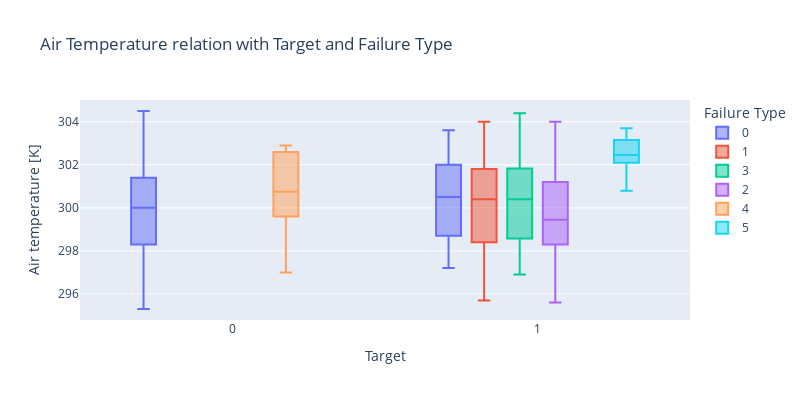
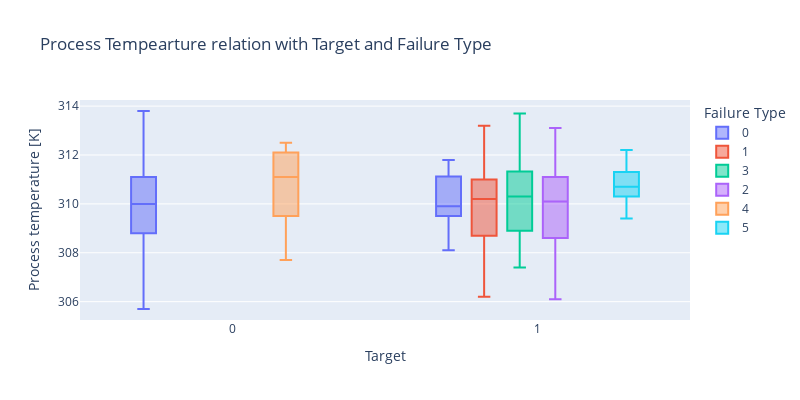
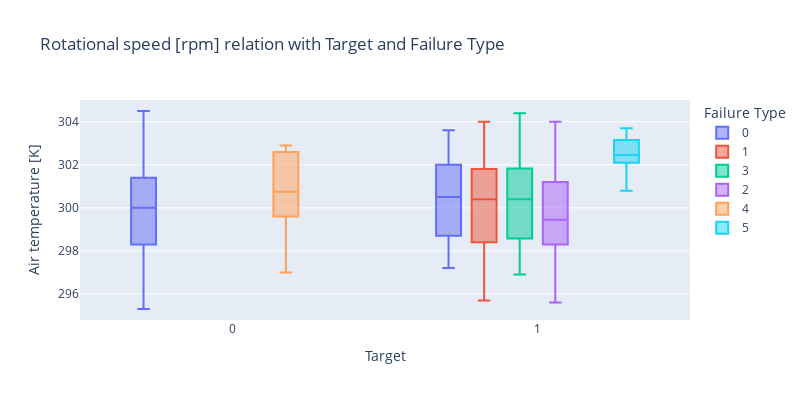
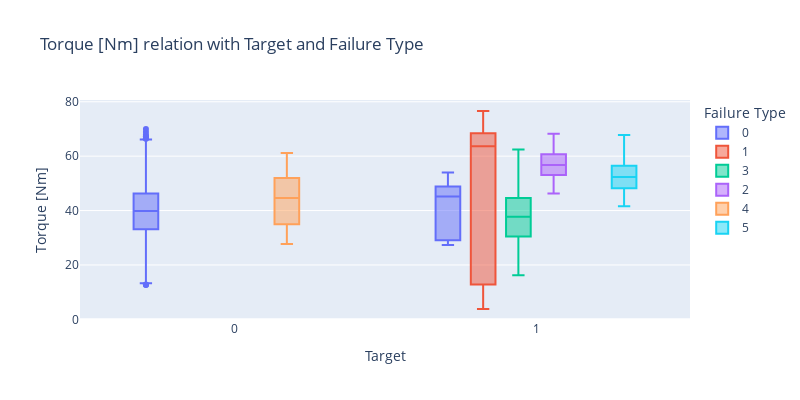

The code cell stored with these charts, in order, in its notebook:
### Markdown cell above
Next, Box plot are generated to observe the relationship between categorical features with the Target and Failure Type

### Code cell
"""
[BOX PLOT FOR NUMERIC FEATURES]
"""

# Air Temperature relation with Target/Failure Type
fig = px.box(df,
             y      =  "Air temperature [K]",
             x      =  "Target",
             title  =  "Air Temperature relation with Target and Failure Type",
             color  =  "Failure Type",
             width  =  800,
             height =  400)
fig.show()

# Process Tempearture relation with Target/Failure Type
fig = px.box(df,
             y      =  "Process temperature [K]",
             x      =  "Target",
             title  =  "Process Tempearture relation with Target and Failure Type",
             color  =  "Failure Type",
             width  =  800,
             height =  400)
fig.show()

# Rotational speed [rpm] relation with Target/Failure Type
fig = px.box(df,
             y      =  "Air temperature [K]",
             x      =  "Target",
             title  =  "Rotational speed [rpm] relation with Target and Failure Type",
             color  =  "Failure Type",
             width  =  800,
             height =  400)
fig.show()

# Torque [Nm] relation with Target/Failure Type
fig = px.box(df,
             y      =  "Torque [Nm]",
             x      =  "Target",
             title  =  "Torque [Nm] relation with Target and Failure Type",
             color  =  "Failure Type",
             width  =  800,
             height =  400)
fig.show()

# Tool wear [min] relation with Target/Failure Type
fig = px.box(df,
             y      =  "Tool wear [min]",
             x      =  "Target",
             title  =  "Tool wear [min] relation with Target and Failure Type",
             color  =  "Failure Type",
             width  =  800,
             height =  400)
fig.show()

### Figure 1 — Plotly figure (JSON) as saved in the notebook; plotly's stock layout.template omitted (floating-point values rounded to 4 significant figures; data arrays with more than 128 entries replaced by an {"elided": "..."} marker saying what was removed)
{"data": [{"alignmentgroup": "True", "hovertemplate": "Failure Type=0<br>Target=%{x}<br>Air temperature [K]=%{y}<extra></extra>", "legendgroup": "0", "marker": {"color": "#636efa"}, "name": "0", "notched": false, "offsetgroup": "0", "orientation": "v", "showlegend": true, "type": "box", "x": {"elided": "9652 int values"}, "x0": " ", "xaxis": "x", "y": {"elided": "9652 float values"}, "y0": " ", "yaxis": "y"}, {"alignmentgroup": "True", "hovertemplate": "Failure Type=1<br>Target=%{x}<br>Air temperature [K]=%{y}<extra></extra>", "legendgroup": "1", "marker": {"color": "#EF553B"}, "name": "1", "notched": false, "offsetgroup": "1", "orientation": "v", "showlegend": true, "type": "box", "x": [1, 1, 1, 1, 1, 1, 1, 1, 1, 1, 1, 1, 1, 1, 1, 1, 1, 1, 1, 1, 1, 1, 1, 1, 1, 1, 1, 1, 1, 1, 1, 1, 1, 1, 1, 1, 1, 1, 1, 1, 1, 1, 1, 1, 1, 1, 1, 1, 1, 1, 1, 1, 1, 1, 1, 1, 1, 1, 1, 1, 1, 1, 1, 1, 1, 1, 1, 1, 1, 1, 1, 1, 1, 1, 1, 1, 1, 1, 1, 1, 1, 1, 1, 1, 1, 1, 1, 1, 1, 1, 1, 1, 1, 1, 1], "x0": " ", "xaxis": "x", "y": [298.9, 298.9, 298.4, 298.2, 298.4, 298.1, 297.5, 297.4, 297.4, 297.9, 296.4, 295.8, 295.7, 296.3, 296.9, 296.6, 296.7, 297, 298.4, 298.8, 298.9, 298, 298, 298.3, 298.2, 298.1, 298.5, 299.3, 299.5, 299.4, 298.9, 299.2, 299.1, 300.6, 300.5, 300.4, 301.5, 301.5, 301.8, 302.4, 302.7, 302.6, 302.3, 302.1, 301.9, 301.9, 302.6, 301.8, 301.8, 301.7, 302, 302.6, 302.6, 303.7, 303.4, 303.5, 303.8, 303.6, 304, 303.4, 302.8, 302.6, 303, 303.1, 302.4, 300.7, 300.7, 301.1, 300.8, 301.1, 301.4, 301.6, 301.5, 301.1, 300.8, 300.7, 300.5, 300.7, 299.9, 300.1, 300.3, 300.2, 300.4, 300.8, 301, 299, 298.7, 298.5, 297.5, 297.3, 297.2, 297.8, 299, 298.5, 298.6], "y0": " ", "yaxis": "y"}, {"alignmentgroup": "True", "hovertemplate": "Failure Type=3<br>Target=%{x}<br>Air temperature [K]=%{y}<extra></extra>", "legendgroup": "3", "marker": {"color": "#00cc96"}, "name": "3", "notched": false, "offsetgroup": "3", "orientation": "v", "showlegend": true, "type": "box", "x": [1, 1, 1, 1, 1, 1, 1, 1, 1, 1, 1, 1, 1, 1, 1, 1, 1, 1, 1, 1, 1, 1, 1, 1, 1, 1, 1, 1, 1, 1, 1, 1, 1, 1, 1, 1, 1, 1, 1, 1, 1, 1, 1, 1, 1], "x0": " ", "xaxis": "x", "y": [298.8, 296.9, 298, 297.9, 298.2, 298.4, 299.6, 299.3, 299.7, 300.6, 300.7, 301.9, 301.7, 302.2, 302.6, 302, 302.3, 301.8, 302.7, 303.3, 303.4, 304.4, 303.9, 302.6, 300.4, 300.8, 301, 300.5, 300.3, 301.7, 300.6, 300, 300.5, 300.7, 300.3, 300.4, 299.2, 298.5, 297.4, 297.1, 297.4, 297.3, 297.8, 299.6, 298.6], "y0": " ", "yaxis": "y"}, {"alignmentgroup": "True", "hovertemplate": "Failure Type=2<br>Target=%{x}<br>Air temperature [K]=%{y}<extra></extra>", "legendgroup": "2", "marker": {"color": "#ab63fa"}, "name": "2", "notched": false, "offsetgroup": "2", "orientation": "v", "showlegend": true, "type": "box", "x": [1, 1, 1, 1, 1, 1, 1, 1, 1, 1, 1, 1, 1, 1, 1, 1, 1, 1, 1, 1, 1, 1, 1, 1, 1, 1, 1, 1, 1, 1, 1, 1, 1, 1, 1, 1, 1, 1, 1, 1, 1, 1, 1, 1, 1, 1, 1, 1, 1, 1, 1, 1, 1, 1, 1, 1, 1, 1, 1, 1, 1, 1, 1, 1, 1, 1, 1, 1, 1, 1, 1, 1, 1, 1, 1, 1, 1, 1], "x0": " ", "xaxis": "x", "y": [298.4, 298.3, 298, 298, 298, 297.7, 297.6, 296.8, 295.6, 297, 297, 296.9, 297, 299, 299, 298.7, 298.2, 298, 297.8, 299.5, 299.3, 299.2, 299.1, 299.2, 299.2, 299.8, 300.5, 300.5, 301.3, 301.4, 301.6, 302, 302, 302.6, 302.1, 302, 301.9, 303.4, 303.7, 303.8, 304, 303.8, 302.8, 302.7, 302.7, 302.3, 300.8, 301, 301, 301, 300.8, 301.6, 301.2, 300.3, 300.6, 300.5, 300.5, 300.7, 300.5, 300.4, 300.7, 300.7, 299.6, 299.4, 298.7, 297.4, 297.2, 297.3, 298.1, 299.1, 299, 299.1, 298.9, 299.1, 299.1, 299.2, 298.5, 298.3], "y0": " ", "yaxis": "y"}, {"alignmentgroup": "True", "hovertemplate": "Failure Type=4<br>Target=%{x}<br>Air temperature [K]=%{y}<extra></extra>", "legendgroup": "4", "marker": {"color": "#FFA15A"}, "name": "4", "notched": false, "offsetgroup": "4", "orientation": "v", "showlegend": true, "type": "box", "x": [0, 0, 0, 0, 0, 0, 0, 0, 0, 0, 0, 0, 0, 0, 0, 0, 0, 0], "x0": " ", "xaxis": "x", "y": [297, 298.6, 298.4, 299.6, 299.3, 300.1, 301.6, 302.7, 302.6, 302.9, 302.8, 302.5, 302.6, 300.9, 300.8, 300.7, 300.3, 300.4], "y0": " ", "yaxis": "y"}, {"alignmentgroup": "True", "hovertemplate": "Failure Type=5<br>Target=%{x}<br>Air temperature [K]=%{y}<extra></extra>", "legendgroup": "5", "marker": {"color": "#19d3f3"}, "name": "5", "notched": false, "offsetgroup": "5", "orientation": "v", "showlegend": true, "type": "box", "x": [1, 1, 1, 1, 1, 1, 1, 1, 1, 1, 1, 1, 1, 1, 1, 1, 1, 1, 1, 1, 1, 1, 1, 1, 1, 1, 1, 1, 1, 1, 1, 1, 1, 1, 1, 1, 1, 1, 1, 1, 1, 1, 1, 1, 1, 1, 1, 1, 1, 1, 1, 1, 1, 1, 1, 1, 1, 1, 1, 1, 1, 1, 1, 1, 1, 1, 1, 1, 1, 1, 1, 1, 1, 1, 1, 1, 1, 1, 1, 1, 1, 1, 1, 1, 1, 1, 1, 1, 1, 1, 1, 1, 1, 1, 1, 1, 1, 1, 1, 1, 1, 1, 1, 1, 1, 1, 1, 1, 1, 1, 1, 1], "x0": " ", "xaxis": "x", "y": [300.8, 302.3, 302.3, 302.3, 302.3, 302.1, 302.3, 302.1, 302, 302, 301.9, 301.9, 302.1, 302.1, 302.1, 301.9, 301.7, 301.7, 301.9, 302, 302, 302, 302.2, 302.2, 302.2, 302.4, 302.4, 302.2, 302.2, 302.1, 302.1, 302.6, 302.5, 302.5, 302.6, 302.7, 302.6, 302, 301.9, 301.8, 301.7, 301.4, 301.8, 301.6, 301.6, 302, 302.1, 302, 301.7, 302.1, 302.2, 302.3, 302.4, 302.5, 302.4, 302.6, 302.4, 302.3, 302.5, 302.4, 302.4, 302.7, 302.7, 302.7, 302.6, 302.5, 302.4, 302.4, 302.4, 302.4, 302.5, 302.7, 302.7, 302.7, 302.8, 303, 303, 303, 303, 303, 303, 303.1, 303, 302.9, 303.2, 303.2, 303.2, 303.3, 303.4, 303.3, 303.6, 303.3, 303.4, 303.4, 303.4, 303.4, 303.3, 303.2, 303.2, 303.2, 303.4, 303.5, 303.7, 303.6, 303.5, 303.6, 303.5, 303.4, 303.3, 303.4, 303.4, 303.7], "y0": " ", "yaxis": "y"}], "layout": {"boxmode": "group", "height": 400, "legend": {"title": {"text": "Failure Type"}, "tracegroupgap": 0}, "title": {"text": "Air Temperature relation with Target and Failure Type"}, "width": 800, "xaxis": {"anchor": "y", "domain": [0, 1], "title": {"text": "Target"}}, "yaxis": {"anchor": "x", "domain": [0, 1], "title": {"text": "Air temperature [K]"}}}}

### Figure 2 — Plotly figure (JSON) as saved in the notebook; plotly's stock layout.template omitted (floating-point values rounded to 4 significant figures; data arrays with more than 128 entries replaced by an {"elided": "..."} marker saying what was removed)
{"data": [{"alignmentgroup": "True", "hovertemplate": "Failure Type=0<br>Target=%{x}<br>Process temperature [K]=%{y}<extra></extra>", "legendgroup": "0", "marker": {"color": "#636efa"}, "name": "0", "notched": false, "offsetgroup": "0", "orientation": "v", "showlegend": true, "type": "box", "x": {"elided": "9652 int values"}, "x0": " ", "xaxis": "x", "y": {"elided": "9652 float values"}, "y0": " ", "yaxis": "y"}, {"alignmentgroup": "True", "hovertemplate": "Failure Type=1<br>Target=%{x}<br>Process temperature [K]=%{y}<extra></extra>", "legendgroup": "1", "marker": {"color": "#EF553B"}, "name": "1", "notched": false, "offsetgroup": "1", "orientation": "v", "showlegend": true, "type": "box", "x": [1, 1, 1, 1, 1, 1, 1, 1, 1, 1, 1, 1, 1, 1, 1, 1, 1, 1, 1, 1, 1, 1, 1, 1, 1, 1, 1, 1, 1, 1, 1, 1, 1, 1, 1, 1, 1, 1, 1, 1, 1, 1, 1, 1, 1, 1, 1, 1, 1, 1, 1, 1, 1, 1, 1, 1, 1, 1, 1, 1, 1, 1, 1, 1, 1, 1, 1, 1, 1, 1, 1, 1, 1, 1, 1, 1, 1, 1, 1, 1, 1, 1, 1, 1, 1, 1, 1, 1, 1, 1, 1, 1, 1, 1, 1], "x0": " ", "xaxis": "x", "y": [309.1, 309, 308.3, 308.5, 308.7, 308.2, 308.3, 308.5, 308.7, 309.8, 307.4, 306.3, 306.2, 307.2, 307.5, 307.7, 307.8, 307.9, 309.5, 310.1, 310.2, 308.7, 308.7, 308, 307.9, 307.7, 308.2, 308.9, 308.7, 308.7, 308.2, 308.6, 308.8, 309.4, 309.8, 309.9, 310.9, 310.4, 310.6, 311, 311.6, 311.5, 311.4, 311.2, 311, 310.6, 311, 310.1, 310.2, 309.8, 309.7, 310.4, 310.2, 312, 312.2, 312.4, 313.1, 312.8, 313.2, 312.6, 312.3, 312.1, 312.2, 312.4, 311.9, 310.2, 310.9, 310.9, 310.1, 310.4, 310.7, 310.6, 310.7, 310.7, 311.4, 311.1, 310.5, 310.4, 310.2, 311.3, 311.2, 311, 311.6, 312.4, 312.2, 310.3, 310.1, 309.7, 308.1, 308.3, 307.9, 309, 310.2, 309.5, 308.2], "y0": " ", "yaxis": "y"}, {"alignmentgroup": "True", "hovertemplate": "Failure Type=3<br>Target=%{x}<br>Process temperature [K]=%{y}<extra></extra>", "legendgroup": "3", "marker": {"color": "#00cc96"}, "name": "3", "notched": false, "offsetgroup": "3", "orientation": "v", "showlegend": true, "type": "box", "x": [1, 1, 1, 1, 1, 1, 1, 1, 1, 1, 1, 1, 1, 1, 1, 1, 1, 1, 1, 1, 1, 1, 1, 1, 1, 1, 1, 1, 1, 1, 1, 1, 1, 1, 1, 1, 1, 1, 1, 1, 1, 1, 1, 1, 1], "x0": " ", "xaxis": "x", "y": [308.9, 307.8, 308.5, 307.4, 307.6, 308, 309.2, 308.4, 309.3, 309.4, 309.6, 310.9, 310.9, 311.3, 311.5, 310.8, 310.9, 309.7, 310.5, 311.4, 312, 313.7, 313.2, 312.3, 310.2, 310.6, 310.6, 309.9, 309.9, 311, 310.3, 311.4, 311.8, 311.7, 311.7, 311.8, 310.7, 309.5, 308.3, 308.5, 308.8, 308.1, 308.9, 310.7, 309.8], "y0": " ", "yaxis": "y"}, {"alignmentgroup": "True", "hovertemplate": "Failure Type=2<br>Target=%{x}<br>Process temperature [K]=%{y}<extra></extra>", "legendgroup": "2", "marker": {"color": "#ab63fa"}, "name": "2", "notched": false, "offsetgroup": "2", "orientation": "v", "showlegend": true, "type": "box", "x": [1, 1, 1, 1, 1, 1, 1, 1, 1, 1, 1, 1, 1, 1, 1, 1, 1, 1, 1, 1, 1, 1, 1, 1, 1, 1, 1, 1, 1, 1, 1, 1, 1, 1, 1, 1, 1, 1, 1, 1, 1, 1, 1, 1, 1, 1, 1, 1, 1, 1, 1, 1, 1, 1, 1, 1, 1, 1, 1, 1, 1, 1, 1, 1, 1, 1, 1, 1, 1, 1, 1, 1, 1, 1, 1, 1, 1, 1], "x0": " ", "xaxis": "x", "y": [308.2, 308.1, 308.2, 308.3, 308.3, 308.5, 309.6, 308.1, 306.1, 307.8, 307.8, 307.8, 308.1, 310.4, 310.4, 309.8, 308.4, 308.2, 307.3, 309.4, 308.6, 308.5, 308.8, 309, 309.1, 309.3, 309.3, 309.8, 310.1, 310.8, 310.8, 310.9, 311.2, 311.6, 311, 310.8, 310.5, 311.8, 312.7, 313.1, 312.9, 313, 312.4, 312.4, 312.2, 311.8, 310.7, 311.1, 311, 310.5, 309.9, 310.7, 311.6, 310.3, 311.9, 311.1, 311.2, 311.8, 311.8, 311.8, 311.9, 311.9, 310.9, 310.8, 309.8, 308.4, 308.1, 308.2, 308.6, 309.8, 309.9, 310, 309.8, 310.1, 310.2, 310.3, 309.4, 309.3], "y0": " ", "yaxis": "y"}, {"alignmentgroup": "True", "hovertemplate": "Failure Type=4<br>Target=%{x}<br>Process temperature [K]=%{y}<extra></extra>", "legendgroup": "4", "marker": {"color": "#FFA15A"}, "name": "4", "notched": false, "offsetgroup": "4", "orientation": "v", "showlegend": true, "type": "box", "x": [0, 0, 0, 0, 0, 0, 0, 0, 0, 0, 0, 0, 0, 0, 0, 0, 0, 0], "x0": " ", "xaxis": "x", "y": [308.3, 309.8, 307.7, 309.5, 309, 309.2, 310.5, 312.3, 312.1, 312.5, 312.2, 311.9, 312.1, 310.7, 311.2, 311, 311.7, 311.9], "y0": " ", "yaxis": "y"}, {"alignmentgroup": "True", "hovertemplate": "Failure Type=5<br>Target=%{x}<br>Process temperature [K]=%{y}<extra></extra>", "legendgroup": "5", "marker": {"color": "#19d3f3"}, "name": "5", "notched": false, "offsetgroup": "5", "orientation": "v", "showlegend": true, "type": "box", "x": [1, 1, 1, 1, 1, 1, 1, 1, 1, 1, 1, 1, 1, 1, 1, 1, 1, 1, 1, 1, 1, 1, 1, 1, 1, 1, 1, 1, 1, 1, 1, 1, 1, 1, 1, 1, 1, 1, 1, 1, 1, 1, 1, 1, 1, 1, 1, 1, 1, 1, 1, 1, 1, 1, 1, 1, 1, 1, 1, 1, 1, 1, 1, 1, 1, 1, 1, 1, 1, 1, 1, 1, 1, 1, 1, 1, 1, 1, 1, 1, 1, 1, 1, 1, 1, 1, 1, 1, 1, 1, 1, 1, 1, 1, 1, 1, 1, 1, 1, 1, 1, 1, 1, 1, 1, 1, 1, 1, 1, 1, 1, 1], "x0": " ", "xaxis": "x", "y": [309.4, 310.9, 310.8, 310.9, 310.9, 310.6, 310.9, 310.7, 310.4, 310.4, 310.4, 310.4, 310.7, 310.7, 310.7, 310.4, 310.2, 310.2, 310.4, 310.4, 310.5, 310.5, 310.6, 310.6, 310.6, 310.9, 310.7, 310.6, 310.6, 310.7, 310.7, 311, 310.9, 310.9, 311, 311.1, 310.9, 310.1, 309.9, 309.9, 309.9, 309.9, 310.3, 310.1, 310.1, 309.8, 310.1, 309.9, 309.5, 310, 310.1, 310.1, 310.2, 310.3, 310.1, 310.2, 310.1, 310.1, 310.2, 310.3, 310.3, 310.5, 310.5, 310.4, 310.4, 310.2, 310.2, 310.5, 310.3, 310.2, 310.4, 310.6, 310.7, 310.8, 310.9, 311.2, 311.2, 311, 311.1, 311.3, 311.3, 311.3, 311.2, 311.2, 311.4, 311.4, 311.4, 311.3, 311.4, 311.5, 311.8, 311.6, 311.7, 311.8, 311.8, 311.8, 311.6, 311.5, 311.4, 311.2, 311.7, 311.6, 311.9, 312, 311.9, 312.2, 312, 311.9, 311.8, 311.9, 311.8, 312.1], "y0": " ", "yaxis": "y"}], "layout": {"boxmode": "group", "height": 400, "legend": {"title": {"text": "Failure Type"}, "tracegroupgap": 0}, "title": {"text": "Process Tempearture relation with Target and Failure Type"}, "width": 800, "xaxis": {"anchor": "y", "domain": [0, 1], "title": {"text": "Target"}}, "yaxis": {"anchor": "x", "domain": [0, 1], "title": {"text": "Process temperature [K]"}}}}

### Figure 3 — Plotly figure (JSON) as saved in the notebook; plotly's stock layout.template omitted (floating-point values rounded to 4 significant figures; data arrays with more than 128 entries replaced by an {"elided": "..."} marker saying what was removed)
{"data": [{"alignmentgroup": "True", "hovertemplate": "Failure Type=0<br>Target=%{x}<br>Air temperature [K]=%{y}<extra></extra>", "legendgroup": "0", "marker": {"color": "#636efa"}, "name": "0", "notched": false, "offsetgroup": "0", "orientation": "v", "showlegend": true, "type": "box", "x": {"elided": "9652 int values"}, "x0": " ", "xaxis": "x", "y": {"elided": "9652 float values"}, "y0": " ", "yaxis": "y"}, {"alignmentgroup": "True", "hovertemplate": "Failure Type=1<br>Target=%{x}<br>Air temperature [K]=%{y}<extra></extra>", "legendgroup": "1", "marker": {"color": "#EF553B"}, "name": "1", "notched": false, "offsetgroup": "1", "orientation": "v", "showlegend": true, "type": "box", "x": [1, 1, 1, 1, 1, 1, 1, 1, 1, 1, 1, 1, 1, 1, 1, 1, 1, 1, 1, 1, 1, 1, 1, 1, 1, 1, 1, 1, 1, 1, 1, 1, 1, 1, 1, 1, 1, 1, 1, 1, 1, 1, 1, 1, 1, 1, 1, 1, 1, 1, 1, 1, 1, 1, 1, 1, 1, 1, 1, 1, 1, 1, 1, 1, 1, 1, 1, 1, 1, 1, 1, 1, 1, 1, 1, 1, 1, 1, 1, 1, 1, 1, 1, 1, 1, 1, 1, 1, 1, 1, 1, 1, 1, 1, 1], "x0": " ", "xaxis": "x", "y": [298.9, 298.9, 298.4, 298.2, 298.4, 298.1, 297.5, 297.4, 297.4, 297.9, 296.4, 295.8, 295.7, 296.3, 296.9, 296.6, 296.7, 297, 298.4, 298.8, 298.9, 298, 298, 298.3, 298.2, 298.1, 298.5, 299.3, 299.5, 299.4, 298.9, 299.2, 299.1, 300.6, 300.5, 300.4, 301.5, 301.5, 301.8, 302.4, 302.7, 302.6, 302.3, 302.1, 301.9, 301.9, 302.6, 301.8, 301.8, 301.7, 302, 302.6, 302.6, 303.7, 303.4, 303.5, 303.8, 303.6, 304, 303.4, 302.8, 302.6, 303, 303.1, 302.4, 300.7, 300.7, 301.1, 300.8, 301.1, 301.4, 301.6, 301.5, 301.1, 300.8, 300.7, 300.5, 300.7, 299.9, 300.1, 300.3, 300.2, 300.4, 300.8, 301, 299, 298.7, 298.5, 297.5, 297.3, 297.2, 297.8, 299, 298.5, 298.6], "y0": " ", "yaxis": "y"}, {"alignmentgroup": "True", "hovertemplate": "Failure Type=3<br>Target=%{x}<br>Air temperature [K]=%{y}<extra></extra>", "legendgroup": "3", "marker": {"color": "#00cc96"}, "name": "3", "notched": false, "offsetgroup": "3", "orientation": "v", "showlegend": true, "type": "box", "x": [1, 1, 1, 1, 1, 1, 1, 1, 1, 1, 1, 1, 1, 1, 1, 1, 1, 1, 1, 1, 1, 1, 1, 1, 1, 1, 1, 1, 1, 1, 1, 1, 1, 1, 1, 1, 1, 1, 1, 1, 1, 1, 1, 1, 1], "x0": " ", "xaxis": "x", "y": [298.8, 296.9, 298, 297.9, 298.2, 298.4, 299.6, 299.3, 299.7, 300.6, 300.7, 301.9, 301.7, 302.2, 302.6, 302, 302.3, 301.8, 302.7, 303.3, 303.4, 304.4, 303.9, 302.6, 300.4, 300.8, 301, 300.5, 300.3, 301.7, 300.6, 300, 300.5, 300.7, 300.3, 300.4, 299.2, 298.5, 297.4, 297.1, 297.4, 297.3, 297.8, 299.6, 298.6], "y0": " ", "yaxis": "y"}, {"alignmentgroup": "True", "hovertemplate": "Failure Type=2<br>Target=%{x}<br>Air temperature [K]=%{y}<extra></extra>", "legendgroup": "2", "marker": {"color": "#ab63fa"}, "name": "2", "notched": false, "offsetgroup": "2", "orientation": "v", "showlegend": true, "type": "box", "x": [1, 1, 1, 1, 1, 1, 1, 1, 1, 1, 1, 1, 1, 1, 1, 1, 1, 1, 1, 1, 1, 1, 1, 1, 1, 1, 1, 1, 1, 1, 1, 1, 1, 1, 1, 1, 1, 1, 1, 1, 1, 1, 1, 1, 1, 1, 1, 1, 1, 1, 1, 1, 1, 1, 1, 1, 1, 1, 1, 1, 1, 1, 1, 1, 1, 1, 1, 1, 1, 1, 1, 1, 1, 1, 1, 1, 1, 1], "x0": " ", "xaxis": "x", "y": [298.4, 298.3, 298, 298, 298, 297.7, 297.6, 296.8, 295.6, 297, 297, 296.9, 297, 299, 299, 298.7, 298.2, 298, 297.8, 299.5, 299.3, 299.2, 299.1, 299.2, 299.2, 299.8, 300.5, 300.5, 301.3, 301.4, 301.6, 302, 302, 302.6, 302.1, 302, 301.9, 303.4, 303.7, 303.8, 304, 303.8, 302.8, 302.7, 302.7, 302.3, 300.8, 301, 301, 301, 300.8, 301.6, 301.2, 300.3, 300.6, 300.5, 300.5, 300.7, 300.5, 300.4, 300.7, 300.7, 299.6, 299.4, 298.7, 297.4, 297.2, 297.3, 298.1, 299.1, 299, 299.1, 298.9, 299.1, 299.1, 299.2, 298.5, 298.3], "y0": " ", "yaxis": "y"}, {"alignmentgroup": "True", "hovertemplate": "Failure Type=4<br>Target=%{x}<br>Air temperature [K]=%{y}<extra></extra>", "legendgroup": "4", "marker": {"color": "#FFA15A"}, "name": "4", "notched": false, "offsetgroup": "4", "orientation": "v", "showlegend": true, "type": "box", "x": [0, 0, 0, 0, 0, 0, 0, 0, 0, 0, 0, 0, 0, 0, 0, 0, 0, 0], "x0": " ", "xaxis": "x", "y": [297, 298.6, 298.4, 299.6, 299.3, 300.1, 301.6, 302.7, 302.6, 302.9, 302.8, 302.5, 302.6, 300.9, 300.8, 300.7, 300.3, 300.4], "y0": " ", "yaxis": "y"}, {"alignmentgroup": "True", "hovertemplate": "Failure Type=5<br>Target=%{x}<br>Air temperature [K]=%{y}<extra></extra>", "legendgroup": "5", "marker": {"color": "#19d3f3"}, "name": "5", "notched": false, "offsetgroup": "5", "orientation": "v", "showlegend": true, "type": "box", "x": [1, 1, 1, 1, 1, 1, 1, 1, 1, 1, 1, 1, 1, 1, 1, 1, 1, 1, 1, 1, 1, 1, 1, 1, 1, 1, 1, 1, 1, 1, 1, 1, 1, 1, 1, 1, 1, 1, 1, 1, 1, 1, 1, 1, 1, 1, 1, 1, 1, 1, 1, 1, 1, 1, 1, 1, 1, 1, 1, 1, 1, 1, 1, 1, 1, 1, 1, 1, 1, 1, 1, 1, 1, 1, 1, 1, 1, 1, 1, 1, 1, 1, 1, 1, 1, 1, 1, 1, 1, 1, 1, 1, 1, 1, 1, 1, 1, 1, 1, 1, 1, 1, 1, 1, 1, 1, 1, 1, 1, 1, 1, 1], "x0": " ", "xaxis": "x", "y": [300.8, 302.3, 302.3, 302.3, 302.3, 302.1, 302.3, 302.1, 302, 302, 301.9, 301.9, 302.1, 302.1, 302.1, 301.9, 301.7, 301.7, 301.9, 302, 302, 302, 302.2, 302.2, 302.2, 302.4, 302.4, 302.2, 302.2, 302.1, 302.1, 302.6, 302.5, 302.5, 302.6, 302.7, 302.6, 302, 301.9, 301.8, 301.7, 301.4, 301.8, 301.6, 301.6, 302, 302.1, 302, 301.7, 302.1, 302.2, 302.3, 302.4, 302.5, 302.4, 302.6, 302.4, 302.3, 302.5, 302.4, 302.4, 302.7, 302.7, 302.7, 302.6, 302.5, 302.4, 302.4, 302.4, 302.4, 302.5, 302.7, 302.7, 302.7, 302.8, 303, 303, 303, 303, 303, 303, 303.1, 303, 302.9, 303.2, 303.2, 303.2, 303.3, 303.4, 303.3, 303.6, 303.3, 303.4, 303.4, 303.4, 303.4, 303.3, 303.2, 303.2, 303.2, 303.4, 303.5, 303.7, 303.6, 303.5, 303.6, 303.5, 303.4, 303.3, 303.4, 303.4, 303.7], "y0": " ", "yaxis": "y"}], "layout": {"boxmode": "group", "height": 400, "legend": {"title": {"text": "Failure Type"}, "tracegroupgap": 0}, "title": {"text": "Rotational speed [rpm] relation with Target and Failure Type"}, "width": 800, "xaxis": {"anchor": "y", "domain": [0, 1], "title": {"text": "Target"}}, "yaxis": {"anchor": "x", "domain": [0, 1], "title": {"text": "Air temperature [K]"}}}}

### Figure 4 — Plotly figure (JSON) as saved in the notebook; plotly's stock layout.template omitted (floating-point values rounded to 4 significant figures; data arrays with more than 128 entries replaced by an {"elided": "..."} marker saying what was removed)
{"data": [{"alignmentgroup": "True", "hovertemplate": "Failure Type=0<br>Target=%{x}<br>Torque [Nm]=%{y}<extra></extra>", "legendgroup": "0", "marker": {"color": "#636efa"}, "name": "0", "notched": false, "offsetgroup": "0", "orientation": "v", "showlegend": true, "type": "box", "x": {"elided": "9652 int values"}, "x0": " ", "xaxis": "x", "y": {"elided": "9652 float values"}, "y0": " ", "yaxis": "y"}, {"alignmentgroup": "True", "hovertemplate": "Failure Type=1<br>Target=%{x}<br>Torque [Nm]=%{y}<extra></extra>", "legendgroup": "1", "marker": {"color": "#EF553B"}, "name": "1", "notched": false, "offsetgroup": "1", "orientation": "v", "showlegend": true, "type": "box", "x": [1, 1, 1, 1, 1, 1, 1, 1, 1, 1, 1, 1, 1, 1, 1, 1, 1, 1, 1, 1, 1, 1, 1, 1, 1, 1, 1, 1, 1, 1, 1, 1, 1, 1, 1, 1, 1, 1, 1, 1, 1, 1, 1, 1, 1, 1, 1, 1, 1, 1, 1, 1, 1, 1, 1, 1, 1, 1, 1, 1, 1, 1, 1, 1, 1, 1, 1, 1, 1, 1, 1, 1, 1, 1, 1, 1, 1, 1, 1, 1, 1, 1, 1, 1, 1, 1, 1, 1, 1, 1, 1, 1, 1, 1, 1], "x0": " ", "xaxis": "x", "y": [4.6, 65.7, 62.3, 10.7, 60.7, 63.9, 12.8, 61.5, 4.2, 71.6, 5.6, 76.2, 14.6, 68.3, 9.3, 62.3, 69, 69.1, 15.3, 74.5, 8.8, 58.5, 69.4, 3.8, 67.3, 12.8, 66.3, 69.4, 13, 62.9, 63.6, 68.2, 67.5, 63.2, 72.8, 12.8, 8, 12, 11.8, 67.6, 9.7, 59.8, 66.7, 59.2, 12.1, 68.6, 68, 13.9, 5.8, 68.2, 62.7, 66.8, 10.8, 11.4, 69.4, 70.6, 13, 11.4, 68.6, 9.8, 70.5, 68.5, 71.3, 61.5, 70, 65.3, 65.3, 67.9, 61.2, 73.6, 63.7, 65.8, 65.6, 12.2, 67.2, 13.4, 12.2, 61.8, 69.6, 12.5, 65.2, 71.8, 76.6, 59.1, 9.7, 68.6, 69.7, 12.1, 72, 59.6, 75.4, 64.2, 62.5, 66.7, 68.2], "y0": " ", "yaxis": "y"}, {"alignmentgroup": "True", "hovertemplate": "Failure Type=3<br>Target=%{x}<br>Torque [Nm]=%{y}<extra></extra>", "legendgroup": "3", "marker": {"color": "#00cc96"}, "name": "3", "notched": false, "offsetgroup": "3", "orientation": "v", "showlegend": true, "type": "box", "x": [1, 1, 1, 1, 1, 1, 1, 1, 1, 1, 1, 1, 1, 1, 1, 1, 1, 1, 1, 1, 1, 1, 1, 1, 1, 1, 1, 1, 1, 1, 1, 1, 1, 1, 1, 1, 1, 1, 1, 1, 1, 1, 1, 1, 1], "x0": " ", "xaxis": "x", "y": [41.3, 35.8, 37.7, 36.1, 31, 38.2, 23.4, 37.5, 41.9, 47.6, 19.8, 39, 46.4, 37.3, 34.4, 29, 30.4, 45.3, 40.9, 46, 35.9, 35, 48, 54.8, 30.5, 37.9, 37.8, 45.9, 46.7, 44.3, 30.5, 29, 38.9, 18.9, 47.9, 33.1, 27, 46.3, 40.5, 44.4, 62.4, 35.4, 25.6, 23.3, 16.2], "y0": " ", "yaxis": "y"}, {"alignmentgroup": "True", "hovertemplate": "Failure Type=2<br>Target=%{x}<br>Torque [Nm]=%{y}<extra></extra>", "legendgroup": "2", "marker": {"color": "#ab63fa"}, "name": "2", "notched": false, "offsetgroup": "2", "orientation": "v", "showlegend": true, "type": "box", "x": [1, 1, 1, 1, 1, 1, 1, 1, 1, 1, 1, 1, 1, 1, 1, 1, 1, 1, 1, 1, 1, 1, 1, 1, 1, 1, 1, 1, 1, 1, 1, 1, 1, 1, 1, 1, 1, 1, 1, 1, 1, 1, 1, 1, 1, 1, 1, 1, 1, 1, 1, 1, 1, 1, 1, 1, 1, 1, 1, 1, 1, 1, 1, 1, 1, 1, 1, 1, 1, 1, 1, 1, 1, 1, 1, 1, 1, 1], "x0": " ", "xaxis": "x", "y": [60.7, 52.3, 58.8, 56.8, 56.2, 56.7, 49.8, 62, 55.6, 56.4, 61.2, 57.1, 52.5, 49.1, 53.8, 53.3, 61, 52.9, 61, 58.8, 53.6, 50.4, 53.6, 48.9, 60.7, 65.1, 51.5, 54.2, 56.8, 62.6, 57.8, 53.1, 65.3, 68.2, 60.3, 50.3, 55.7, 53, 56.8, 58.7, 62.5, 59.9, 53.8, 46.3, 52.1, 56.2, 59.1, 64.4, 58, 57.3, 65.3, 51.8, 52.9, 60.3, 60.1, 61.3, 67.5, 58.4, 57.9, 59.2, 57.1, 50.2, 65.2, 53.9, 65.9, 50.6, 61.3, 52.7, 53.9, 55.4, 55.7, 56.3, 61.9, 48.8, 54.8, 48.9, 60.9, 56.1], "y0": " ", "yaxis": "y"}, {"alignmentgroup": "True", "hovertemplate": "Failure Type=4<br>Target=%{x}<br>Torque [Nm]=%{y}<extra></extra>", "legendgroup": "4", "marker": {"color": "#FFA15A"}, "name": "4", "notched": false, "offsetgroup": "4", "orientation": "v", "showlegend": true, "type": "box", "x": [0, 0, 0, 0, 0, 0, 0, 0, 0, 0, 0, 0, 0, 0, 0, 0, 0, 0], "x0": " ", "xaxis": "x", "y": [46.4, 45.7, 31.1, 35.5, 50.4, 27.7, 32.3, 61.2, 35, 55, 36.5, 59.7, 28.7, 57.5, 38.5, 52, 43.5, 46.7], "y0": " ", "yaxis": "y"}, {"alignmentgroup": "True", "hovertemplate": "Failure Type=5<br>Target=%{x}<br>Torque [Nm]=%{y}<extra></extra>", "legendgroup": "5", "marker": {"color": "#19d3f3"}, "name": "5", "notched": false, "offsetgroup": "5", "orientation": "v", "showlegend": true, "type": "box", "x": [1, 1, 1, 1, 1, 1, 1, 1, 1, 1, 1, 1, 1, 1, 1, 1, 1, 1, 1, 1, 1, 1, 1, 1, 1, 1, 1, 1, 1, 1, 1, 1, 1, 1, 1, 1, 1, 1, 1, 1, 1, 1, 1, 1, 1, 1, 1, 1, 1, 1, 1, 1, 1, 1, 1, 1, 1, 1, 1, 1, 1, 1, 1, 1, 1, 1, 1, 1, 1, 1, 1, 1, 1, 1, 1, 1, 1, 1, 1, 1, 1, 1, 1, 1, 1, 1, 1, 1, 1, 1, 1, 1, 1, 1, 1, 1, 1, 1, 1, 1, 1, 1, 1, 1, 1, 1, 1, 1, 1, 1, 1, 1], "x0": " ", "xaxis": "x", "y": [62.4, 46.8, 47.3, 49.3, 44, 59.1, 48.4, 62.4, 58, 58.2, 54.9, 51.7, 45.1, 46.3, 47.8, 62.8, 57.4, 61.2, 48, 55.6, 44.4, 60.6, 47.5, 51.5, 49.2, 46.1, 54.8, 53.2, 48.4, 52.8, 49.3, 60, 56.9, 55.5, 48.6, 60.7, 52, 45.4, 48.5, 61, 49, 63.9, 50.5, 55.8, 48.2, 57.3, 48.2, 57.6, 65.5, 45.1, 51.6, 50.9, 45.5, 58.5, 54.6, 62.4, 48.9, 52.7, 50.6, 51.2, 54.3, 67.8, 41.8, 55.2, 57.2, 54, 62.4, 45.7, 52.5, 45.1, 55.1, 51.2, 47.5, 55, 52.2, 48.2, 47.6, 44.2, 54.3, 56.2, 53.6, 52.6, 51, 53.7, 54.6, 54.2, 51.1, 48.1, 54, 47.3, 66.8, 56.8, 44.1, 50.9, 47, 61, 45.1, 58.2, 53.8, 46.7, 51.3, 46.5, 52.7, 52.9, 49.3, 54.6, 54.5, 41.6, 62, 63.9, 50.9, 51.8], "y0": " ", "yaxis": "y"}], "layout": {"boxmode": "group", "height": 400, "legend": {"title": {"text": "Failure Type"}, "tracegroupgap": 0}, "title": {"text": "Torque [Nm] relation with Target and Failure Type"}, "width": 800, "xaxis": {"anchor": "y", "domain": [0, 1], "title": {"text": "Target"}}, "yaxis": {"anchor": "x", "domain": [0, 1], "title": {"text": "Torque [Nm]"}}}}
